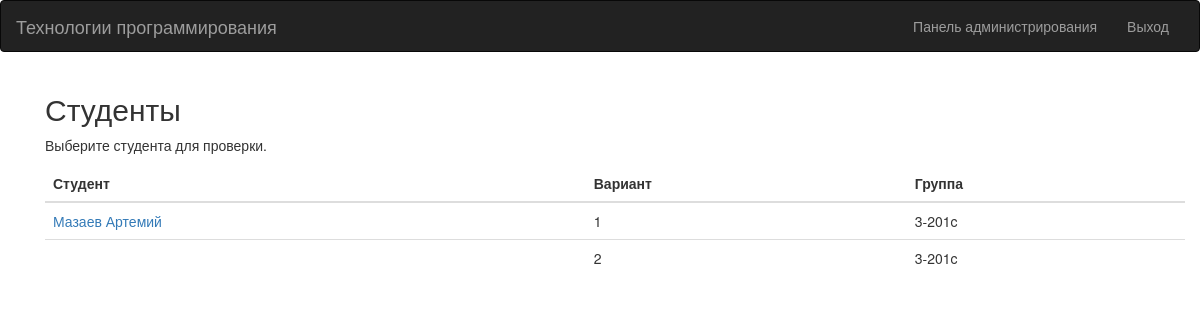
/groups/1 (signed in), run on the app's committed database.
### technology/models.py (models this page shows)
class UserGroup(models.Model):
    user = models.OneToOneField(User, on_delete=models.CASCADE, verbose_name="Студенты")
    group = models.ForeignKey('Group', verbose_name="Группа")
    variant = models.IntegerField(default=0, verbose_name="Вариант")
    def __str__(self):
        return self.user.last_name + ' ' + self.user.first_name
    class Meta:
        ordering = ['-variant']
        verbose_name = 'Студент'
        verbose_name_plural = "Студенты"

class Group(models.Model):
    departament = models.CharField(max_length=300, verbose_name='Кафедра')
    name = models.CharField(max_length=300, verbose_name="Наименование")
    def __str__(self):
        return self.name
    class Meta:
        verbose_name = 'Группа'
        verbose_name_plural = "Группы"

### technology/views.py (the view)
# urls.py: url(r'^groups/(?P<id>[-\w]+)$', views.students, name='students'),
def students(request, id):
    if request.user.is_staff:
        context = {'students': UserGroup.objects.filter(group_id=id).order_by('variant'),
                   'group': Group.objects.get(id=id)}
        return TemplateResponse(request, 'teacher/students.html', context)
    else:
        return Http404('<h1>Page not found</h1>')

### templates/teacher/students.html
{% extends 'teacher/base.html' %}
{% block content %}
<div class="container">
    <h2>Студенты</h2>
    <p>Выберите студента для проверки. </p>
    <table class="table">
        <thead>
        <tr>
            <th>Студент</th>
            <th>Вариант</th>
            <th>Группа</th>
        </tr>
        </thead>
        <tbody>
        {% for student in students %}
            <tr>
                <td><a href="{% url 'student' id=student.user_id id_group=group.id %}">{{ student }}</a></td>
                <td>{{ student.variant }}</td>
                <td>{{ student.group }}</td>
            </tr>
        {% endfor %}
        </tbody>
    </table>
</div>
{% endblock %}

### data on the page
UserGroup: user.first_name "Мазаев Артемий", variant "1", group "3-201c"
UserGroup: variant "2", group "3-201c"
